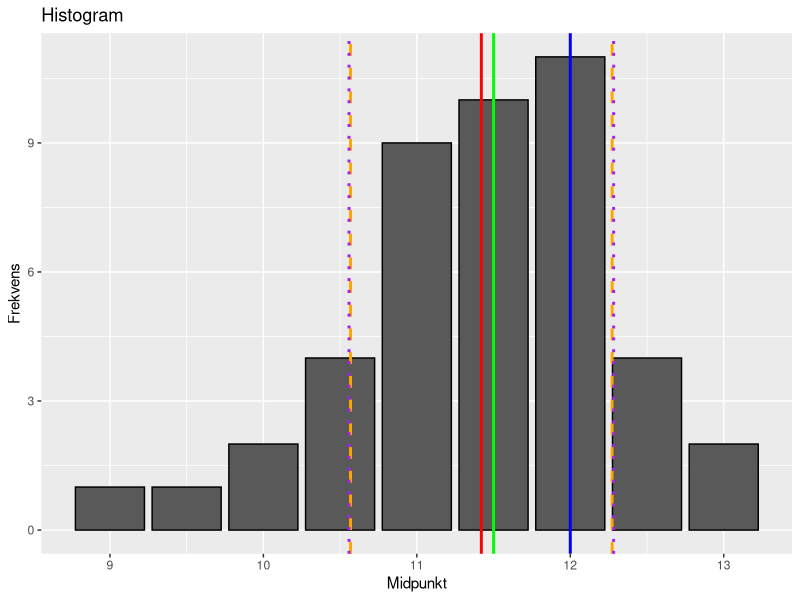
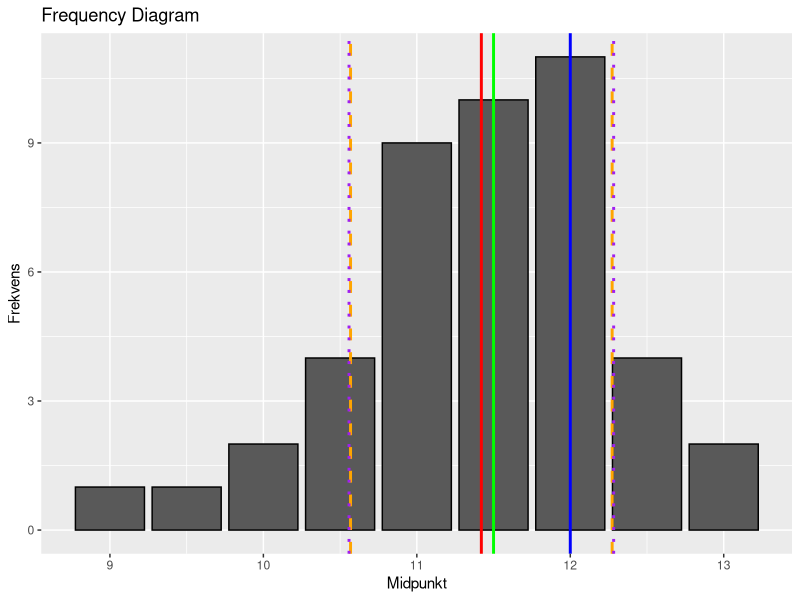
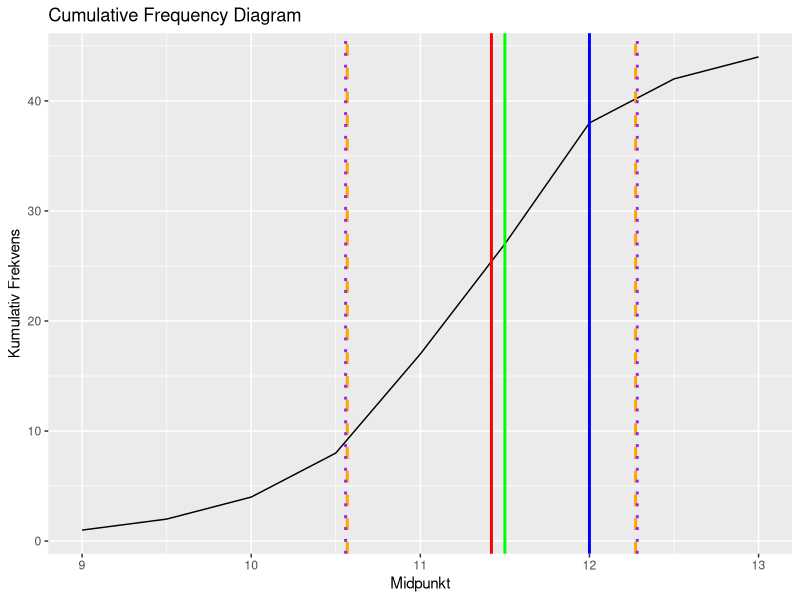

R code for these plots, in order:
#install.packages("ggplot2")
library(ggplot2)

# Read CSV data
df <- read.csv("./labanXY.csv")

# Calculate Mean
mean <- weighted.mean(df$Midpunkt, df$Antall)

# Calculate Median
cumulative_frequency <- cumsum(df$Antall)
total_frequency <- tail(cumulative_frequency, n=1)
median_interval_index <- which(cumulative_frequency >= total_frequency / 2)[1]
median_interval_lower <- df$Lower[median_interval_index]
median_interval_upper <- df$Upper[median_interval_index]
median_interval_freq <- df$Antall[median_interval_index]
cumulative_freq_before_median <- ifelse(median_interval_index > 1, cumulative_frequency[median_interval_index - 1], 0)
median <- median_interval_lower + (total_frequency / 2 - cumulative_freq_before_median) / median_interval_freq * (median_interval_upper - median_interval_lower)

# Calculate Mode
mode <- df$Midpunkt[which.max(df$Antall)]

# Calculate Variance and Standard Deviation
mean_square <- weighted.mean(df$Midpunkt^2, df$Antall)
variance <- mean_square - mean^2
std_dev <- sqrt(variance)

# Sample Standard Deviation (assuming this is a sample)
sample_variance <- sum(df$Antall * (df$Midpunkt - mean)^2) / (total_frequency - 1)
sample_std_dev <- sqrt(sample_variance)

# Print calculated values
cat("Mean:", mean, "Median:", median, "Mode:", mode, "Variance:", variance, "Standard Deviation:", std_dev, "Sample Standard Deviation:", sample_std_dev, "\n")

# Function to draw vertical lines
drawLines <- function(mean, median, mode, std_dev, sample_std_dev) {
  list(
    geom_vline(xintercept=mean, color='red', linetype="solid", linewidth=1),
    geom_vline(xintercept=median, color='green', linetype="solid", linewidth=1),
    geom_vline(xintercept=mode, color='blue', linetype="solid", linewidth=1),
    geom_vline(xintercept=mean - std_dev, color='orange', linetype="dashed", linewidth=1),
    geom_vline(xintercept=mean + std_dev, color='orange', linetype="dashed", linewidth=1),
    geom_vline(xintercept=mean - sample_std_dev, color='purple', linetype="dotted", linewidth=1),
    geom_vline(xintercept=mean + sample_std_dev, color='purple', linetype="dotted", linewidth=1)
  )
}

# Plotting Histogram
ggplot(df, aes(x=Midpunkt, y=Antall)) +
  geom_bar(stat="identity", position=position_dodge(), color="black") +
  labs(title="Histogram", x="Midpunkt", y="Frekvens") +
  drawLines(mean, median, mode, std_dev, sample_std_dev)

# Plotting Frequency Diagram
ggplot(df, aes(x=Midpunkt, y=Antall)) +
  geom_bar(stat="identity", position=position_dodge(), color="black") +
  labs(title="Frequency Diagram", x="Midpunkt", y="Frekvens") +
  drawLines(mean, median, mode, std_dev, sample_std_dev)

# Plotting Cumulative Frequency Diagram
ggplot(df, aes(x=Midpunkt, y=cumulative_frequency)) +
  geom_line(color="black") +
  labs(title="Cumulative Frequency Diagram", x="Midpunkt", y="Kumulativ Frekvens") +
  drawLines(mean, median, mode, std_dev, sample_std_dev)

